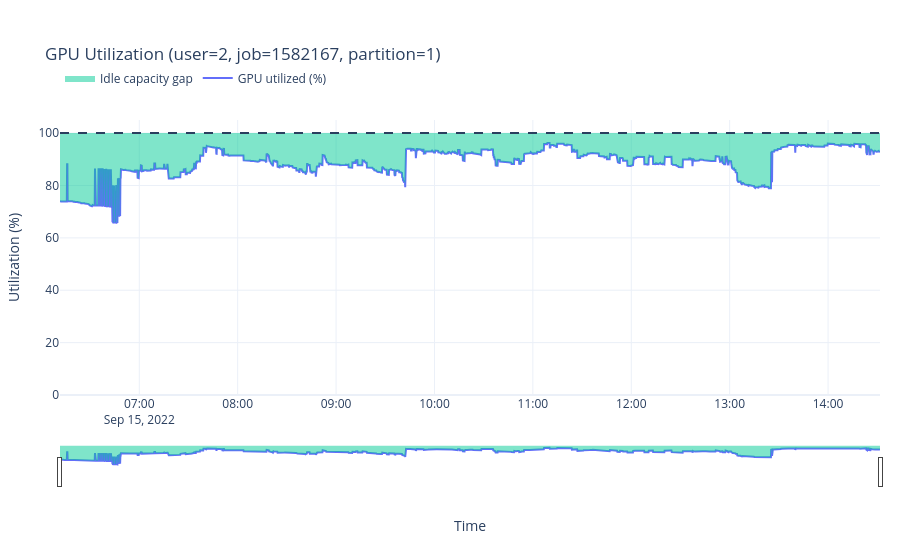

Notebook source saved alongside this figure:
### Code cell
run_plot_interactive_plotly()

### Figure 1 — Plotly figure (JSON) as saved in the notebook; plotly's stock layout.template omitted (floating-point values rounded to 4 significant figures; data arrays with more than 128 entries replaced by an {"elided": "..."} marker saying what was removed)
{"data": [{"hovertemplate": "Time: %{x}<br>Util: %{y:.2f}%<extra></extra>", "mode": "lines", "name": "GPU utilized (%)", "type": "scatter", "x": {"elided": "2952 str values"}, "y": {"elided": "2952 float values"}}, {"hoverinfo": "skip", "line": {"width": 0}, "mode": "lines", "name": "Allocation (100%)", "showlegend": false, "type": "scatter", "x": {"elided": "2952 str values"}, "y": {"elided": "2952 int values"}}, {"customdata": {"elided": "2952 float values"}, "fill": "tonexty", "hovertemplate": "Time: %{x}<br>Idle gap: %{customdata:.2f}%<extra></extra>", "line": {"width": 0}, "mode": "lines", "name": "Idle capacity gap", "type": "scatter", "x": {"elided": "2952 str values"}, "y": {"elided": "2952 float values"}}], "layout": {"hovermode": "x unified", "legend": {"orientation": "h"}, "margin": {"b": 60, "l": 60, "r": 20, "t": 120}, "shapes": [{"line": {"dash": "dash"}, "type": "line", "x0": 0, "x1": 1, "xref": "x domain", "y0": 100, "y1": 100, "yref": "y"}], "title": {"text": "GPU Utilization (user=2, job=1582167, partition=1)"}, "xaxis": {"rangeslider": {"visible": true}, "title": {"text": "Time"}, "type": "date"}, "yaxis": {"range": [0, 105], "title": {"text": "Utilization (%)"}}}}
